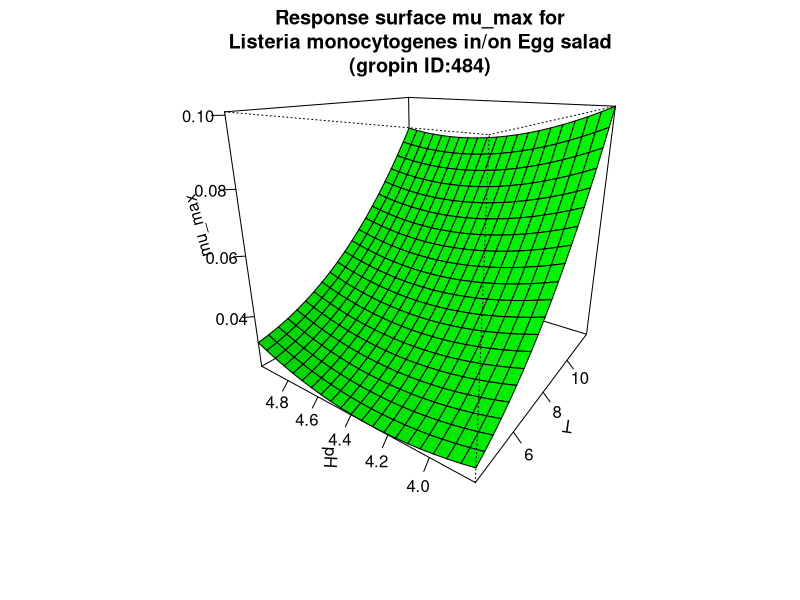

This chart was generated by the following R code:
#############################
# start of Parameter script
#############################
T <- seq(4.004,11.988011988012,length.out=21)
pH <- seq(3.8038,4.995004995005,length.out=21)
#############################
# end of Parameter script
#############################
############################# 
# start of Model script Gropin ID 484 
#############################
 
# constant coefficients for this model
 
variables <- data.frame(T,pH)
argumentsPar <- expand.grid(variables)
 
# heart of the model
response_surface <- function(T,pH) {
   mumax <-0.3228-0.147*(pH)+0.0179*(pH^2)+0.0046*(T)+0.0007*(T^2)-0.0017*(pH*T)

return(mumax=mumax)
} 

# output parameters
mumax <- cbind(argumentsPar,response_surface(argumentsPar['T'],argumentsPar['pH']))
colnames(mumax) <- c(colnames(argumentsPar),'mumax')
#############################
# End of Model script
#############################
############################# 
# start of Visualisation script Gropin ID 484 
#############################
persp(T,pH,matrix(unlist(mumax$mumax),nrow=21),col = 'green',xlab='T',ylab='pH',zlab='mu_max',main='Response surface mu_max for
Listeria monocytogenes in/on Egg salad
(gropin ID:484)',theta=305,phi=20,shade=0.25,ticktype = 'detailed')
#############################
# End of Visualisation script
#############################
